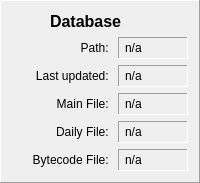
             <widget class="QFrame" name="databaseFrame">
              <property name="frameShape">
               <enum>QFrame::Panel</enum>
              </property>
              <property name="frameShadow">
               <enum>QFrame::Raised</enum>
              </property>
              <layout class="QGridLayout" name="gridLayout_7">
               <item row="4" column="1">
                <widget class="QLabel" name="databaseDailyFile">
                 <property name="sizePolicy">
                  <sizepolicy hsizetype="MinimumExpanding" vsizetype="Preferred">
                   <horstretch>0</horstretch>
                   <verstretch>0</verstretch>
                  </sizepolicy>
                 </property>
                 <property name="maximumSize">
                  <size>
                   <width>16777215</width>
                   <height>16777215</height>
                  </size>
                 </property>
                 <property name="styleSheet">
                  <string notr="true">padding:3px;</string>
                 </property>
                 <property name="frameShape">
                  <enum>QFrame::Panel</enum>
                 </property>
                 <property name="frameShadow">
                  <enum>QFrame::Sunken</enum>
                 </property>
                 <property name="text">
                  <string>n/a</string>
                 </property>
                </widget>
               </item>
               <item row="0" column="0" colspan="2">
                <layout class="QHBoxLayout" name="databaseHeaderLayout">
                 <item>
                  <widget class="QLabel" name="databaseHeaderIconLabel">
                   <property name="maximumSize">
                    <size>
                     <width>32</width>
                     <height>32</height>
                    </size>
                   </property>
                   <property name="text">
                    <string/>
                   </property>
                   <property name="pixmap">
                    <pixmap resource="../resources.qrc">:/icons/icons/scanlimits.png</pixmap>
                   </property>
                   <property name="scaledContents">
                    <bool>true</bool>
                   </property>
                  </widget>
                 </item>
                 <item>
                  <widget class="QLabel" name="databaseHeaderLabel">
                   <property name="styleSheet">
                    <string notr="true">font-size:16px;font-weight:bold</string>
                   </property>
                   <property name="text">
                    <string>Database</string>
                   </property>
                  </widget>
                 </item>
                </layout>
               </item>
               <item row="5" column="0">
                <widget class="QLabel" name="databaseBytecodeFileLabel">
                 <property name="sizePolicy">
                  <sizepolicy hsizetype="Minimum" vsizetype="Preferred">
                   <horstretch>0</horstretch>
                   <verstretch>0</verstretch>
                  </sizepolicy>
                 </property>
                 <property name="minimumSize">
                  <size>
                   <width>100</width>
                   <height>0</height>
                  </size>
                 </property>
                 <property name="maximumSize">
                  <size>
                   <width>16777215</width>
                   <height>16777215</height>
                  </size>
                 </property>
                 <property name="text">
                  <string>Bytecode File: </string>
                 </property>
                 <property name="alignment">
                  <set>Qt::AlignRight|Qt::AlignTrailing|Qt::AlignVCenter</set>
                 </property>
                </widget>
               </item>
               <item row="4" column="0">
                <widget class="QLabel" name="databaseDailyFileLabel">
                 <property name="sizePolicy">
                  <sizepolicy hsizetype="Minimum" vsizetype="Preferred">
                   <horstretch>0</horstretch>
                   <verstretch>0</verstretch>
                  </sizepolicy>
                 </property>
                 <property name="minimumSize">
                  <size>
                   <width>100</width>
                   <height>0</height>
                  </size>
                 </property>
                 <property name="maximumSize">
                  <size>
                   <width>16777215</width>
                   <height>16777215</height>
                  </size>
                 </property>
                 <property name="text">
                  <string>Daily File: </string>
                 </property>
                 <property name="alignment">
                  <set>Qt::AlignRight|Qt::AlignTrailing|Qt::AlignVCenter</set>
                 </property>
                </widget>
               </item>
               <item row="3" column="1">
                <widget class="QLabel" name="databaseMainFile">
                 <property name="sizePolicy">
                  <sizepolicy hsizetype="MinimumExpanding" vsizetype="Preferred">
                   <horstretch>0</horstretch>
                   <verstretch>0</verstretch>
                  </sizepolicy>
                 </property>
                 <property name="maximumSize">
                  <size>
                   <width>16777215</width>
                   <height>16777215</height>
                  </size>
                 </property>
                 <property name="styleSheet">
                  <string notr="true">padding:3px;</string>
                 </property>
                 <property name="frameShape">
                  <enum>QFrame::Panel</enum>
                 </property>
                 <property name="frameShadow">
                  <enum>QFrame::Sunken</enum>
                 </property>
                 <property name="text">
                  <string>n/a</string>
                 </property>
                </widget>
               </item>
               <item row="2" column="1">
                <widget class="QLabel" name="databaseLastUpdate">
                 <property name="sizePolicy">
                  <sizepolicy hsizetype="MinimumExpanding" vsizetype="Preferred">
                   <horstretch>0</horstretch>
                   <verstretch>0</verstretch>
                  </sizepolicy>
                 </property>
                 <property name="maximumSize">
                  <size>
                   <width>16777215</width>
                   <height>16777215</height>
                  </size>
                 </property>
                 <property name="styleSheet">
                  <string notr="true">padding:3px;</string>
                 </property>
                 <property name="frameShape">
                  <enum>QFrame::Panel</enum>
                 </property>
                 <property name="frameShadow">
                  <enum>QFrame::Sunken</enum>
                 </property>
                 <property name="text">
                  <string>n/a</string>
                 </property>
                </widget>
               </item>
               <item row="1" column="1">
                <widget class="QLabel" name="databasePath">
                 <property name="sizePolicy">
                  <sizepolicy hsizetype="MinimumExpanding" vsizetype="Preferred">
                   <horstretch>0</horstretch>
                   <verstretch>0</verstretch>
                  </sizepolicy>
                 </property>
                 <property name="maximumSize">
                  <size>
                   <width>16777215</width>
                   <height>16777215</height>
                  </size>
                 </property>
                 <property name="styleSheet">
                  <string notr="true">padding:3px;</string>
                 </property>
                 <property name="frameShape">
                  <enum>QFrame::Panel</enum>
                 </property>
                 <property name="frameShadow">
                  <enum>QFrame::Sunken</enum>
                 </property>
                 <property name="text">
                  <string>n/a</string>
                 </property>
                </widget>
               </item>
               <item row="3" column="0">
                <widget class="QLabel" name="databaseMainFileLabel">
                 <property name="sizePolicy">
                  <sizepolicy hsizetype="Minimum" vsizetype="Preferred">
                   <horstretch>0</horstretch>
                   <verstretch>0</verstretch>
                  </sizepolicy>
                 </property>
                 <property name="minimumSize">
                  <size>
                   <width>100</width>
                   <height>0</height>
                  </size>
                 </property>
                 <property name="maximumSize">
                  <size>
                   <width>16777215</width>
                   <height>16777215</height>
                  </size>
                 </property>
                 <property name="text">
                  <string>Main File: </string>
                 </property>
                 <property name="alignment">
                  <set>Qt::AlignRight|Qt::AlignTrailing|Qt::AlignVCenter</set>
                 </property>
                </widget>
               </item>
               <item row="1" column="0">
                <widget class="QLabel" name="databasePathLabel">
                 <property name="sizePolicy">
                  <sizepolicy hsizetype="Minimum" vsizetype="Preferred">
                   <horstretch>0</horstretch>
                   <verstretch>0</verstretch>
                  </sizepolicy>
                 </property>
                 <property name="minimumSize">
                  <size>
                   <width>0</width>
                   <height>0</height>
                  </size>
                 </property>
                 <property name="maximumSize">
                  <size>
                   <width>16777215</width>
                   <height>16777215</height>
                  </size>
                 </property>
                 <property name="frameShape">
                  <enum>QFrame::NoFrame</enum>
                 </property>
                 <property name="text">
                  <string>Path: </string>
                 </property>
                 <property name="alignment">
                  <set>Qt::AlignRight|Qt::AlignTrailing|Qt::AlignVCenter</set>
                 </property>
                </widget>
               </item>
               <item row="2" column="0">
                <widget class="QLabel" name="databaseLastUpdateLabel">
                 <property name="sizePolicy">
                  <sizepolicy hsizetype="Minimum" vsizetype="Preferred">
                   <horstretch>0</horstretch>
                   <verstretch>0</verstretch>
                  </sizepolicy>
                 </property>
                 <property name="minimumSize">
                  <size>
                   <width>100</width>
                   <height>0</height>
                  </size>
                 </property>
                 <property name="maximumSize">
                  <size>
                   <width>16777215</width>
                   <height>16777215</height>
                  </size>
                 </property>
                 <property name="text">
                  <string>Last updated: </string>
                 </property>
                 <property name="alignment">
                  <set>Qt::AlignRight|Qt::AlignTrailing|Qt::AlignVCenter</set>
                 </property>
                </widget>
               </item>
               <item row="5" column="1">
                <widget class="QLabel" name="databaseBytecodeFile">
                 <property name="sizePolicy">
                  <sizepolicy hsizetype="MinimumExpanding" vsizetype="Preferred">
                   <horstretch>0</horstretch>
                   <verstretch>0</verstretch>
                  </sizepolicy>
                 </property>
                 <property name="maximumSize">
                  <size>
                   <width>16777215</width>
                   <height>16777215</height>
                  </size>
                 </property>
                 <property name="styleSheet">
                  <string notr="true">padding:3px;</string>
                 </property>
                 <property name="frameShape">
                  <enum>QFrame::Panel</enum>
                 </property>
                 <property name="frameShadow">
                  <enum>QFrame::Sunken</enum>
                 </property>
                 <property name="text">
                  <string>n/a</string>
                 </property>
                </widget>
               </item>
              </layout>
             </widget>
